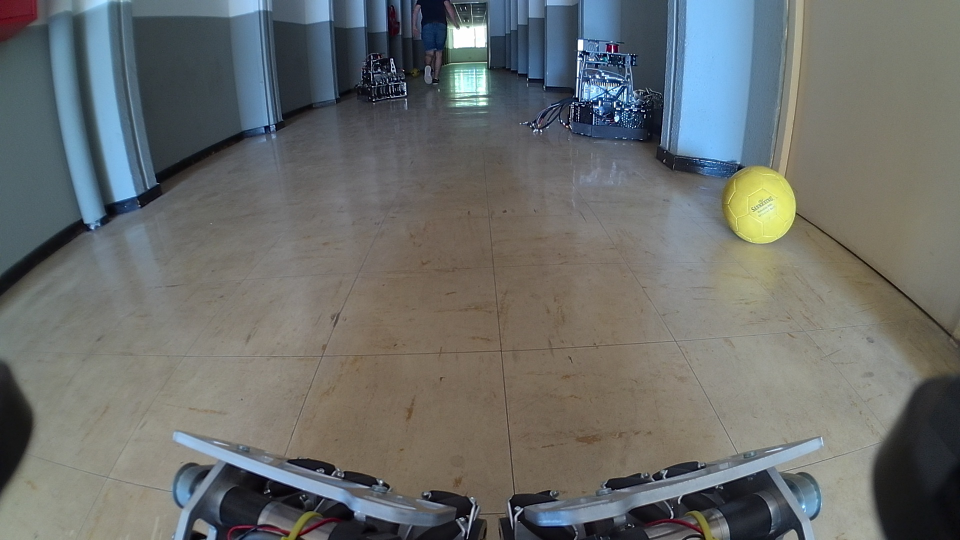
#> input picture scripts/openCV/data/couloir.jpg, 1920 x 1080 px, given in place of video2.webm, which was not available (shown at 1/2 size)
$ python ball_tracking.py
#> lines starting #> are read from the running program, lines starting #| are printed output that depends on the picture; after the words box and inside, x2 and y2 are one past the last pixel; in counts of white or black regions, pixels touching at a corner belong together; long printed decimals are rounded; pictures that were not available may be replaced by others from this repository, and a replacement may not be noted
import cv2
import numpy as np
import time

yellowLower, yellowHigher = (24, 105, 38), (51, 255, 255)

def isclose(a,b,maxi):
    if a <= b+maxi and a>=b-maxi:
        return True
    else:
        return False

def nothing(x):
    pass

img_l = [".jpg",".jpeg",".png"]
ftype = "vid"

file="data/video2.webm"

for i in img_l:
    if file.find(i) != -1:
        ftype = "img"

if ftype == "vid":
    cap = cv2.VideoCapture(file)
else:
    inimg = cv2.imread(file)
    h = int(inimg.shape[0]/2)
    w = int(inimg.shape[1]/2)
    dim = (w,h)
    inimg = cv2.resize(inimg,dim,interpolation=cv2.INTER_AREA)


cv2.namedWindow("output")
cv2.createTrackbar("Delay", "output", 0, 100,nothing)

x,y=0,0

while True:

    if ftype == "vid":
        ret, inimg = cap.read()
#> inimg is the input picture: shape (1080, 1920, 3); mean B, G, R 107.4, 109.2, 106
        if not ret:
            print("error reading video")
            break

    circle_img = np.copy(inimg)
    mask_img = np.copy(inimg)

    ######################################################## Mask detection

    blurred = cv2.GaussianBlur(inimg,(11,11),0)
    hsv = cv2.cvtColor(inimg,cv2.COLOR_BGR2HSV)
#> hsv: shape (1080, 1920, 3); mean H, S, V 58.2, 50.4, 118.6

    mask = cv2.inRange(hsv,yellowLower,yellowHigher)
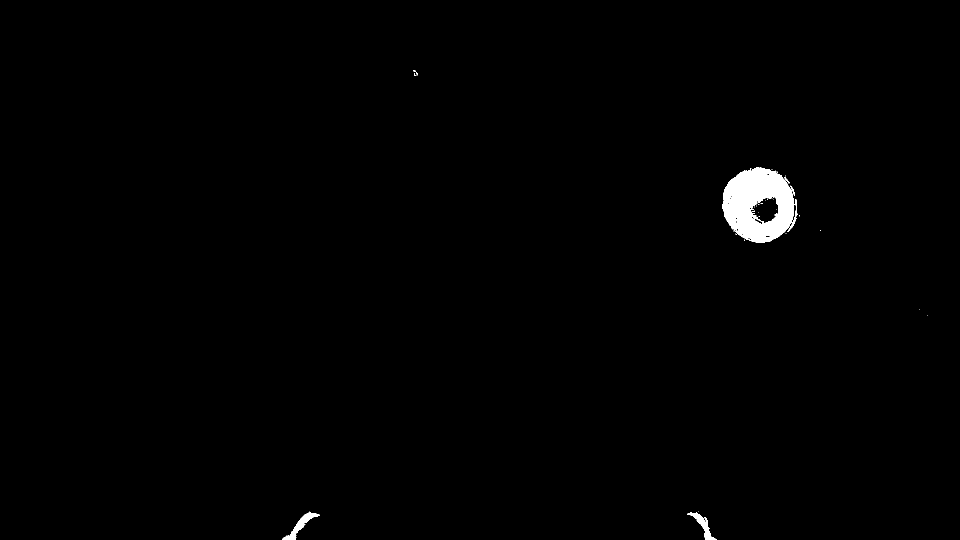
#> mask: shape (1080, 1920) (shown at 1/2 size); 0.81% white; 35 white regions (30 under 20 px), largest, box (x1, y1, x2, y2) and area: (1445, 335, 1590, 485) 14689, (564, 1025, 640, 1080) 1005, (1375, 1025, 1434, 1080) 837, (1574, 398, 1596, 464) 213, (1568, 353, 1579, 367) 40
    mask = cv2.erode(mask,None,iterations=2)
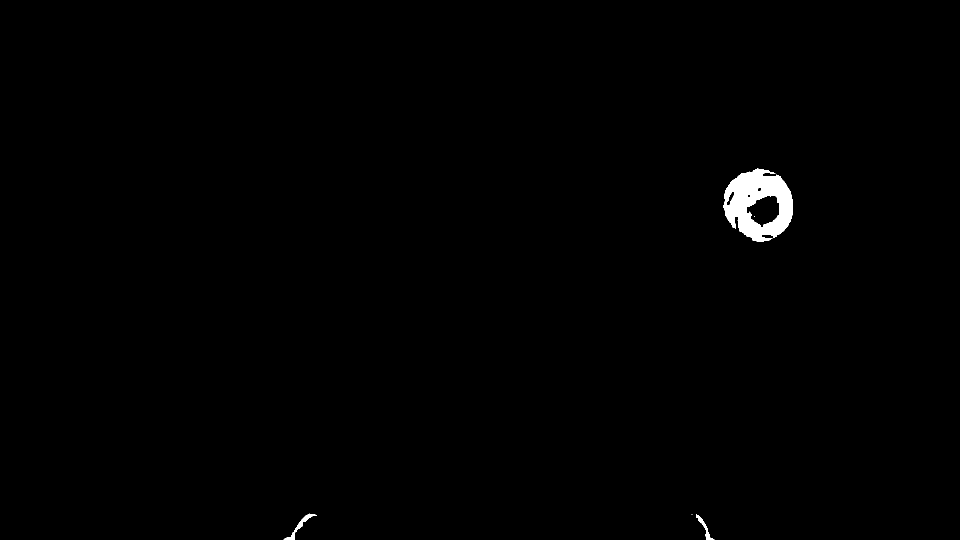
#> mask: shape (1080, 1920) (shown at 1/2 size); 0.62% white; 5 white regions (2 under 20 px), largest, box (x1, y1, x2, y2) and area: (1447, 337, 1586, 483) 12018, (567, 1027, 634, 1080) 530, (1392, 1029, 1429, 1080) 367
    mask = cv2.dilate(mask, None, iterations=2)
#> mask: shape (1080, 1920); 0.77% white; 5 white regions

    cnts, hierarchy = cv2.findContours(mask.copy(), cv2.RETR_EXTERNAL,cv2.CHAIN_APPROX_SIMPLE)
#> cnts = 4 contours; box (x1, y1, x2, y2) and area: (1445, 335, 1588, 485) 16266, (565, 1025, 636, 1080) 885, (1390, 1027, 1431, 1080) 628, (1381, 1026, 1387, 1031) 20
    center = None
    if len(cnts) > 0:
        c = max(cnts, key=cv2.contourArea)
#> c = contour of 227 points, box (x1, y1, x2, y2) (1445, 335, 1588, 485), area 16266
        ((x, y), radius) = cv2.minEnclosingCircle(c)
#> x = 1516.8; y = 410.3; radius = 75.41
        if radius > 5 and radius < 140 :
            print(radius)
#| 75.410
            cv2.circle(mask_img, (int(x), int(y)), int(radius),(0, 0, 255,255), 2)
#> mask_img: shape (1080, 1920, 3); 0.07% of pixels changed, all inside (x1, y1, x2, y2) = (1440, 334, 1593, 487)

    ######################################################## Circles detection

    gray = cv2.cvtColor(inimg, cv2.COLOR_BGR2GRAY)
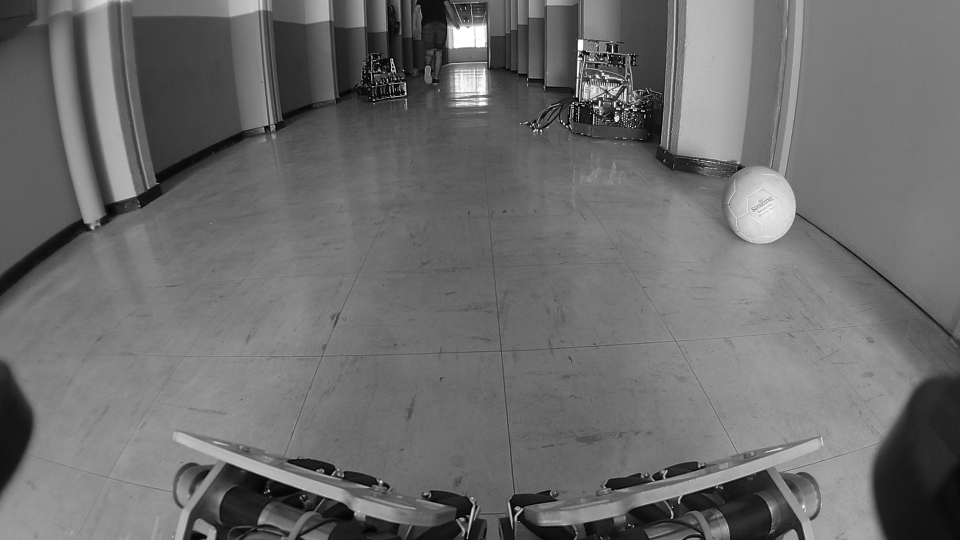
#> gray: shape (1080, 1920) (shown at 1/2 size); min 0, max 255, mean 108.1
    gray_blurred = cv2.blur(gray, (3, 3))
    detected_circles = cv2.HoughCircles(gray_blurred, cv2.HOUGH_GRADIENT, 1, 20, param1 = 50, param2 = 30, minRadius = 1, maxRadius = 40)
#> detected_circles = 32 rows, first 8: [1216.5, 219.5, 33.8], [940.5, 173.5, 34.9], [1194.5, 145.5, 33.8], [1217.5, 146.5, 33.8], [1173.5, 238.5, 38.3], [1312.5, 1033.5, 33.8], [1222.5, 176.5, 23.9], [948.5, 26.5, 23.9]
    #circles = []

    if detected_circles is not None:
        detected_circles = np.uint16(np.around(detected_circles))
#> detected_circles = 32 rows, first 8: [1216, 220, 34], [940, 174, 35], [1194, 146, 34], [1218, 146, 34], [1174, 238, 38], [1312, 1034, 34], [1222, 176, 24], [948, 26, 24]
        # store the circles in an array for later
        new_frame = 1
        for pt in detected_circles[0, :]:
            a, b, r = pt[0], pt[1], pt[2]
            #circles.append((a,b,r))
            cv2.circle(circle_img, (a, b), r, (0, 255, 0), 2)

            if isclose(x, a, 5) and isclose(y,b,5) and isclose(radius, r, 1) and new_frame == 1:
                cv2.circle(inimg, (int(x), int(y)), int(radius),(0, 255, 255,255), 2)
                cv2.circle(inimg, (a, b), r, (0, 255, 0), 2)
                new_frame = 0
#> this loop made 32 passes
#> (a, b, r) on passes 1 to 12: (1216, 220, 34), (940, 174, 35), (1194, 146, 34), (1218, 146, 34), (1174, 238, 38), (1312, 1034, 34), (1222, 176, 24), (948, 26, 24), (772, 180, 23), (1204, 102, 22), (1604, 970, 26), (1516, 402, 22)
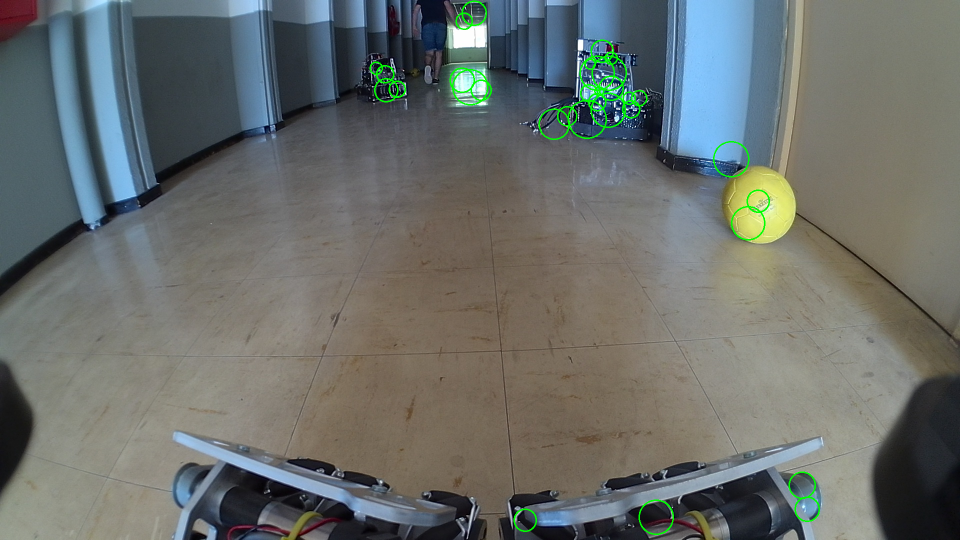
#> circle_img: shape (1080, 1920, 3) (shown at 1/2 size); 0.62% of pixels changed, all inside (x1, y1, x2, y2) = (739, 1, 1640, 1070)
#> after the loop, new_frame = 1

    mask = cv2.cvtColor(mask, cv2.COLOR_GRAY2BGR)
#> mask: shape (1080, 1920, 3); 0.77% white; 5 white regions, box (x1, y1, x2, y2) and area: (1445, 335, 1588, 485) 14241, (565, 1025, 636, 1080) 978, (1390, 1027, 1431, 1080) 699, (1506, 430, 1512, 436) 35, (1381, 1026, 1387, 1031) 30
    gray_blurred = cv2.cvtColor(gray_blurred, cv2.COLOR_GRAY2BGR)
#> gray_blurred: shape (1080, 1920, 3)
    stacked1 = np.hstack((mask,circle_img))
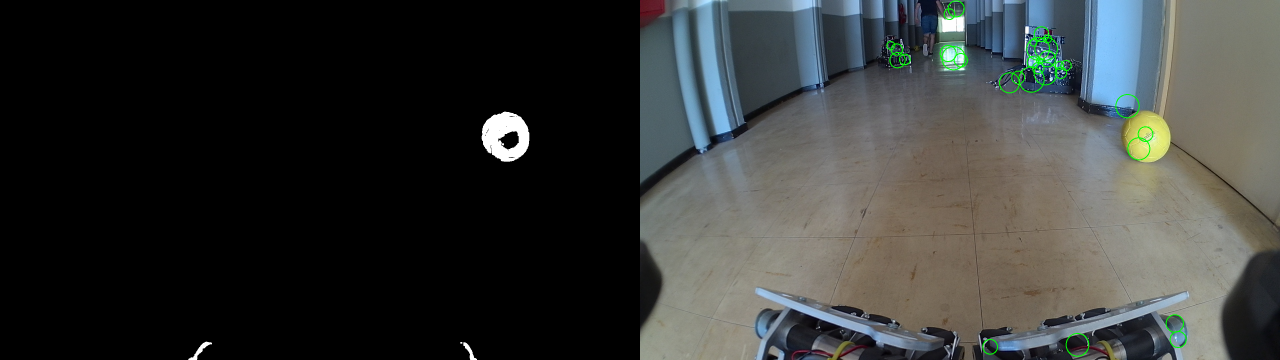
#> stacked1: shape (1080, 3840, 3) (shown at 1/3 size); mean B, G, R 54.3, 56, 53.7
    stacked2 = np.hstack((mask_img,inimg))
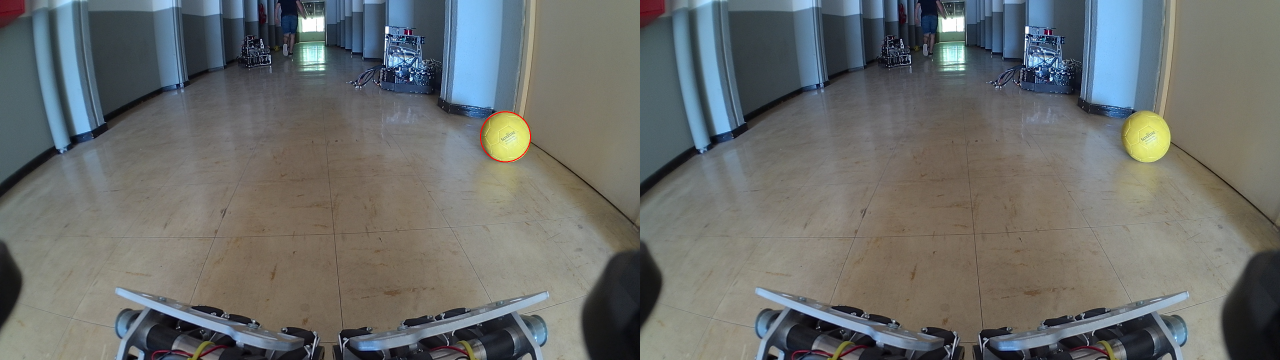
#> stacked2: shape (1080, 3840, 3) (shown at 1/3 size); mean B, G, R 107.4, 109.2, 106.1
    stacked = np.vstack((stacked1,stacked2))
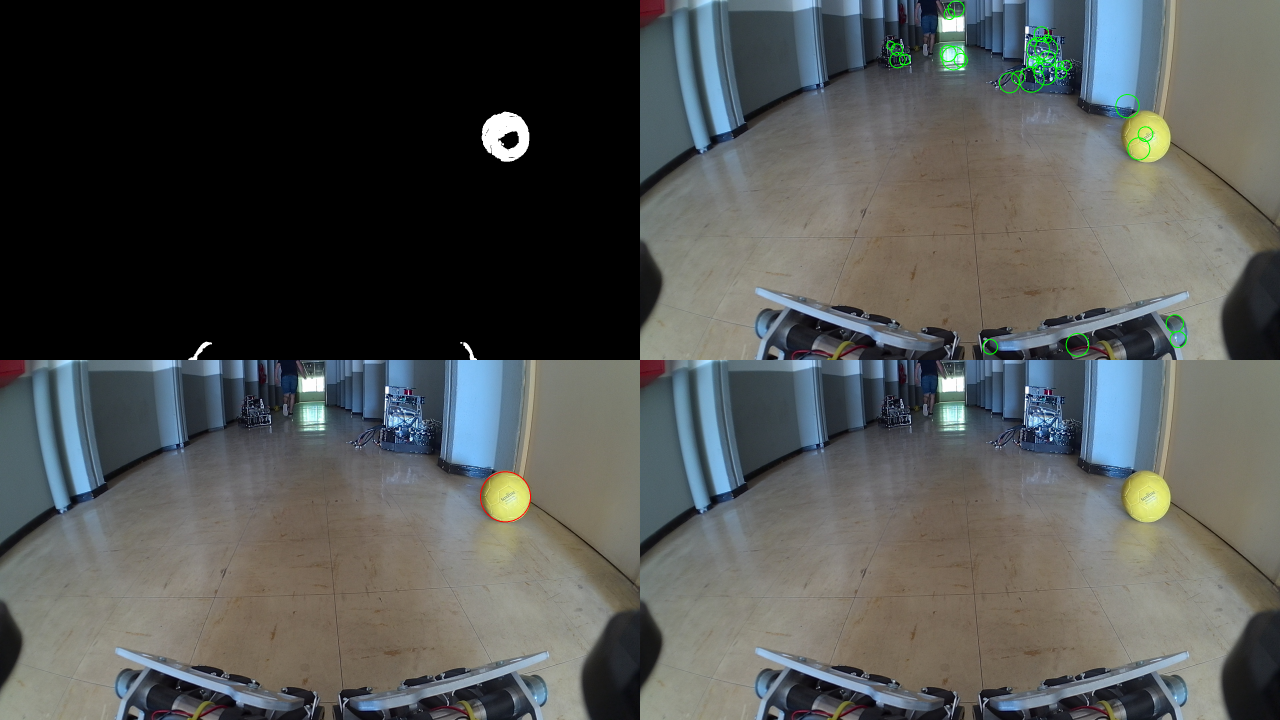
#> stacked: shape (2160, 3840, 3) (shown at 1/3 size); mean B, G, R 80.8, 82.6, 79.9
    cv2.imshow("output",cv2.resize(stacked,None,fx=0.8,fy=0.8))

    delay = cv2.getTrackbarPos("Delay", "output")
#> delay = 0
    time.sleep(delay/100)

    # type q to leave the video or space to play/pause the video

    key = cv2.waitKey(1)
#> (key q is pressed here)
    if key == ord('q'):
        break

    if key == 32:
        cv2.waitKey()

cap.release()
cv2.destroyAllWindows()
